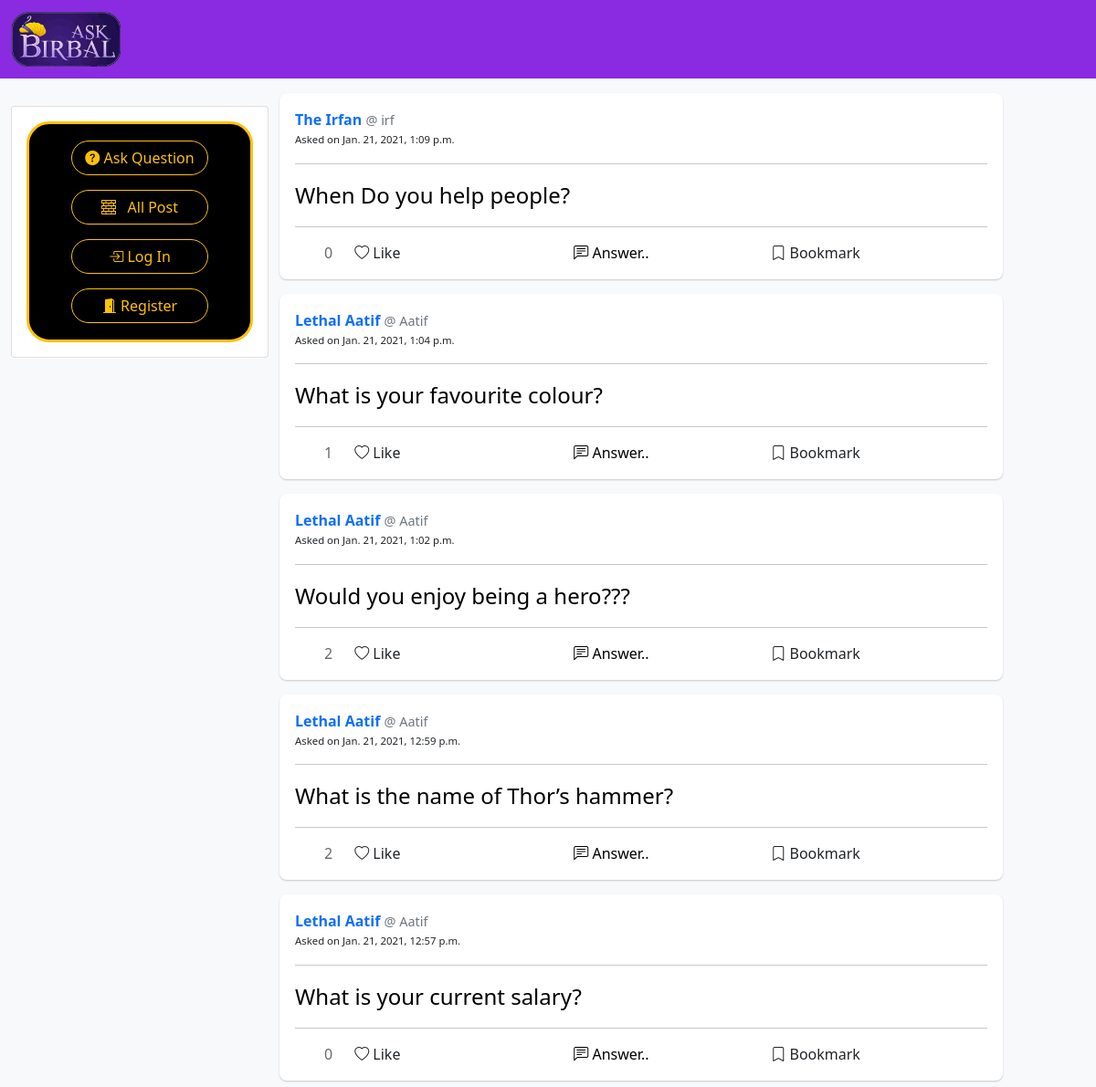
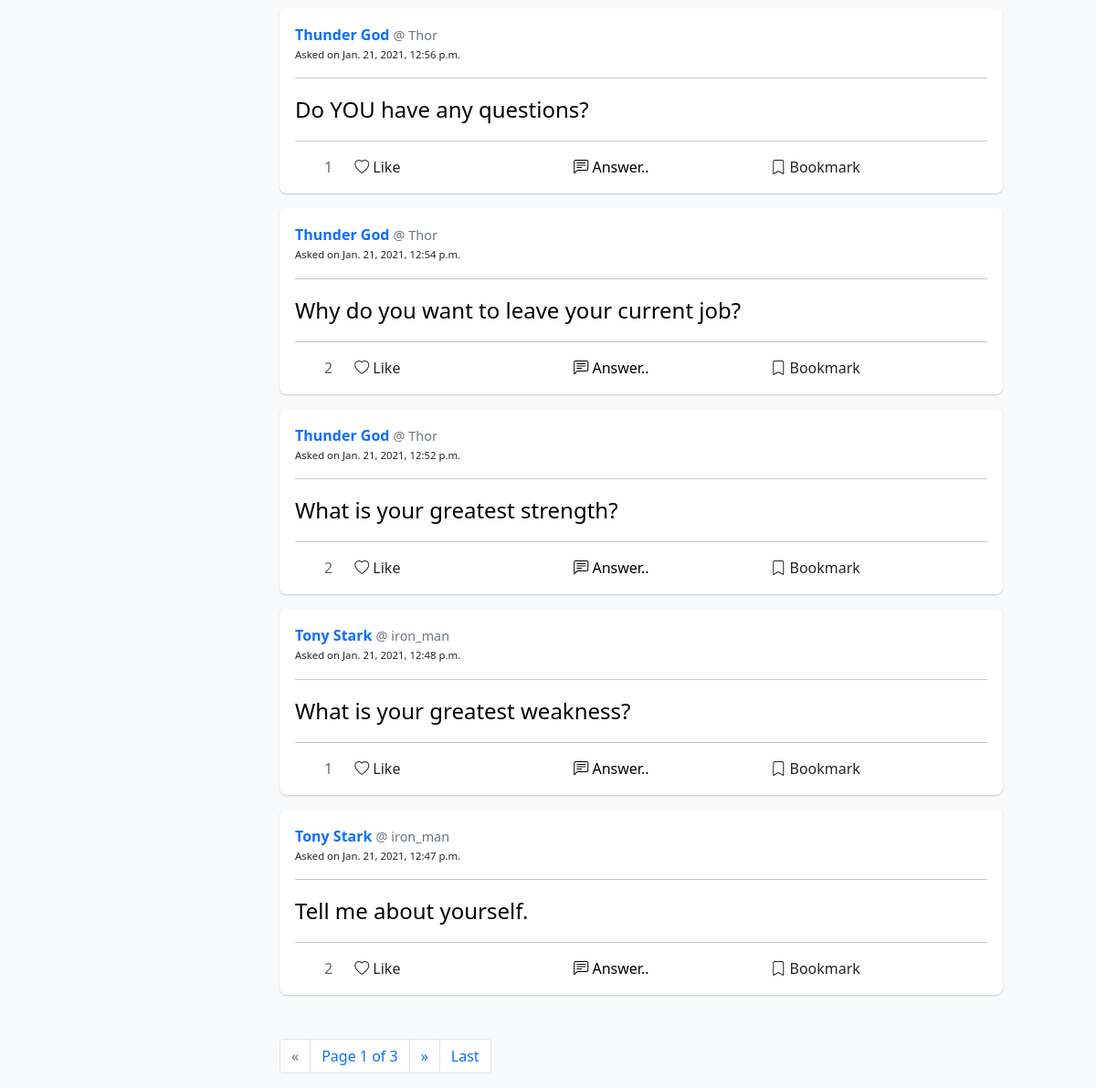
The page / on the database its author committed (2 pictures, top to bottom).
### birbal/models.py (models this page shows)
class Questions(models.Model):
    content = models.CharField(max_length=280)
    bookmark = models.ManyToManyField(User, related_name="bookmarked_que")
    likes = models.ManyToManyField(User, related_name="liked_posts")
    created_at = models.DateTimeField(auto_now_add=True)
    user = models.ForeignKey(User, on_delete=models.CASCADE, related_name="posts")

class User(AbstractUser):
    pass

### birbal/views.py (the view)
# urls.py: path("", views.index, name = "index"),
def index(request):
    if request.method == "POST":
        if not request.user.is_authenticated:
            return HttpResponseRedirect(reverse("index"))
        ques = request.POST["ques"]
        Questions.objects.create(content=ques, user=request.user)
        return HttpResponseRedirect(reverse("index"))
    else:
        all_posts =  Questions.objects.all().order_by("-created_at")
        paginator = Paginator(all_posts, 10)
        page_number = request.GET.get('page')
        page_obj = paginator.get_page(page_number)
        return render(request, "birbal/index.html", {
            "page_obj": page_obj
        })

### birbal/templates/birbal/index.html (shortened to what this page needs)
{% extends "birbal/layout.html" %}
{% block body %}
{% include "birbal/posts_template.html" with posts=page_obj %}
{% if page_obj.paginator.num_pages > 1 %}
<nav aria-label="Page navigation">
  <ul class="pagination ml-5 mt-5">
    {% if page_obj.has_previous %}
    <li class="page-item"> <a class="page-link" href="?page=1">First</a></li>
    <li class="page-item"><a class="page-link" href="?page={{ page_obj.previous_page_number }}">&laquo;</a></li>
    {% else %}
    <li class="page-item disabled"><a class="page-link" href="#">&laquo;</a></li>
    {% endif %}
    <li class="page-item current-item"><span class="current page-link">
        Page {{ page_obj.number }} of {{ page_obj.paginator.num_pages }}
      </span></li>
    {% if page_obj.has_next %}
    <li class="page-item"><a class="page-link" href="?page={{ page_obj.next_page_number }}">&raquo;</a></li>
    <li class="page-item"><a class="page-link" href="?page={{ page_obj.paginator.num_pages }}">Last</a>
      {% else %}
    <li class="page-item disabled"><a class="page-link" href="#">&raquo;</a></li>
    {% endif %}
  </ul>
</nav>
{% else %}
<div style="height: 60px"></div>
{% endif %}
{% endblock %}
{% block body_left %}
<div class=" p-2">
{% if user.is_authenticated %}
  <a class="btn btn-outline-warning " href="#Que-view"
      style="width: 150px; border-radius: 25px;">
      <i class="bi bi-question-circle-fill"></i>
      Ask Question
  </a>
{% else %}
  <a class="btn btn-outline-warning " data-bs-toggle="modal" data-bs-target="#loginModal"
      style="width: 150px; border-radius: 25px;">
      <i class="bi bi-question-circle-fill"></i>
      Ask Question
  </a>
{% endif %}
</div>
{% endblock %}

### birbal/templates/birbal/posts_template.html (shortened to what this page needs)
{% load static %}
{% for post in posts %}
<div class="card my-3" style="border-radius: 8px; border-color: transparent; box-shadow: 0 1px 2px rgba(0, 0, 0, 0.2);">
    <div class="card-body">
        <div>
            <a class="card-title" href="{% url 'profile' post.user.username %}" style="text-decoration:none">
                <strong>{{ post.user.first_name }} {{ post.user.last_name }}</strong>
            </a>
            <a href="{% url 'profile' post.user.username %}" class="text-muted "
                style="font-size: 0.9rem; text-decoration:none;">
                @ {{ post.user.username }}
            </a>
            <p style="font-size: small">
                <small class="post-date">Asked on {{ post.created_at }}</small>
            </p>
        </div>
        <hr>
        <div class="card-text content" id="content{{ post.id }}">
            <a href="{% url 'answer' post.id %}"
                 style="text-decoration: none; color: black; font-size: 24px; font-weight:450;">
                {{ post.content }}
            </a>
        </div>
        <hr>
        <div class="row">
            <div class="col-1" id="likes{{ post.id }}" style="color: #65676B; text-align: end;">
                {{ post.likes.all.count }}
            </div>
            {% if user.is_authenticated %}
                <div data-postid="{{ post.id }}" class="col-2 like">
                    {% if user in post.likes.all %}
                    <i class='bi bi-heart-fill' style="color: red;"></i> Liked
                    {% else %}
                    <i class='bi bi-heart'></i> Like
                    {% endif %}
                </div>
                <div class="col-5" style="text-align: center;">
                    <a href="{% url 'answer' post.id %}" style="text-decoration: none; color: black;">
                        <i class="bi bi-chat-left-text"></i> Answer
                    </a>
                </div>
                <div class="col-1" id="bm{{ post.id }}" style="color: #65676B; text-align: end;">
                    {{ post.bookmark.all.count }}
                </div>
                <div data-postid="{{ post.id }}" class="col-3 bookmark">
                    {% if user in post.bookmark.all %}
                    <i class="bi bi-bookmark-check-fill"></i> Saved
                    {% else %}
                    <i class="bi bi-bookmark"></i> Bookmark
                    {% endif %}
                </div>
            {% else %}
            <div class="col-2" data-bs-toggle="modal" data-bs-target="#loginModal"><i class='bi bi-heart'></i> Like
            </div>
            <div class="col-5" style="text-align: center;">
                <a href="{% url 'answer' post.id %}" style="text-decoration: none; color: black;">
                <i class="bi bi-chat-left-text"></i> Answer..
                </a>
            </div>
            <div class="col-4" data-bs-toggle="modal" data-bs-target="#loginModal"><i class="bi bi-bookmark"></i>
                Bookmark
            </div>
            {% endif %}
        </div>
    </div>
</div>
{% endfor %}

### rows shown on the page
Questions: user.first_name "The", user.last_name "Irfan", user.username "irf", created_at "Jan. 21, 2021, 1:09 p.m.", content "When Do you help people?", likes.all.count "0"
Questions: user.first_name "Lethal", user.last_name "Aatif", user.username "Aatif", created_at "Jan. 21, 2021, 1:04 p.m.", content "What is your favourite colour?", likes.all.count "1"
Questions: user.first_name "Lethal", user.last_name "Aatif", user.username "Aatif", created_at "Jan. 21, 2021, 1:02 p.m.", content "Would you enjoy being a hero???", likes.all.count "2"
Questions: user.first_name "Lethal", user.last_name "Aatif", user.username "Aatif", created_at "Jan. 21, 2021, 12:59 p.m.", content "What is the name of Thor’s hammer?", likes.all.count "2"
Questions: user.first_name "Lethal", user.last_name "Aatif", user.username "Aatif", created_at "Jan. 21, 2021, 12:57 p.m.", content "What is your current salary?", likes.all.count "0"
Questions: user.first_name "Thunder", user.last_name "God", user.username "Thor", created_at "Jan. 21, 2021, 12:56 p.m.", content "Do YOU have any questions?", likes.all.count "1"
Questions: user.first_name "Thunder", user.last_name "God", user.username "Thor", created_at "Jan. 21, 2021, 12:54 p.m.", content "Why do you want to leave your current job?", likes.all.count "2"
Questions: user.first_name "Thunder", user.last_name "God", user.username "Thor", created_at "Jan. 21, 2021, 12:52 p.m.", content "What is your greatest strength?", likes.all.count "2"
Questions: user.first_name "Tony", user.last_name "Stark", user.username "iron_man", created_at "Jan. 21, 2021, 12:48 p.m.", content "What is your greatest weakness?", likes.all.count "1"
Questions: user.first_name "Tony", user.last_name "Stark", user.username "iron_man", created_at "Jan. 21, 2021, 12:47 p.m.", content "Tell me about yourself.", likes.all.count "2"

### other values the page prints
{{ page_obj.number }} "1"
{{ page_obj.paginator.num_pages }} "3"
